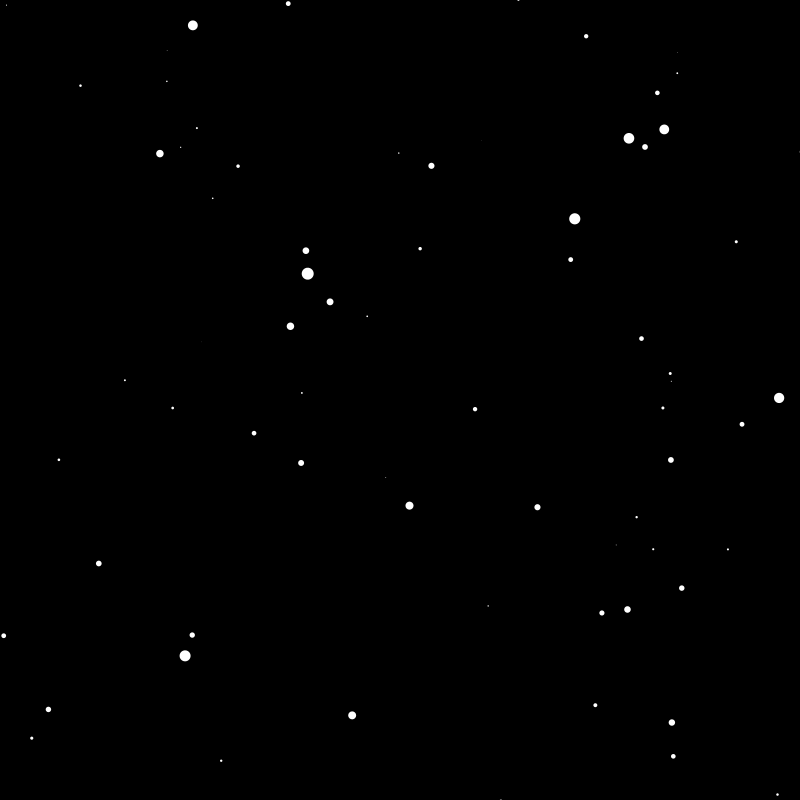
Frame 1 (no input)
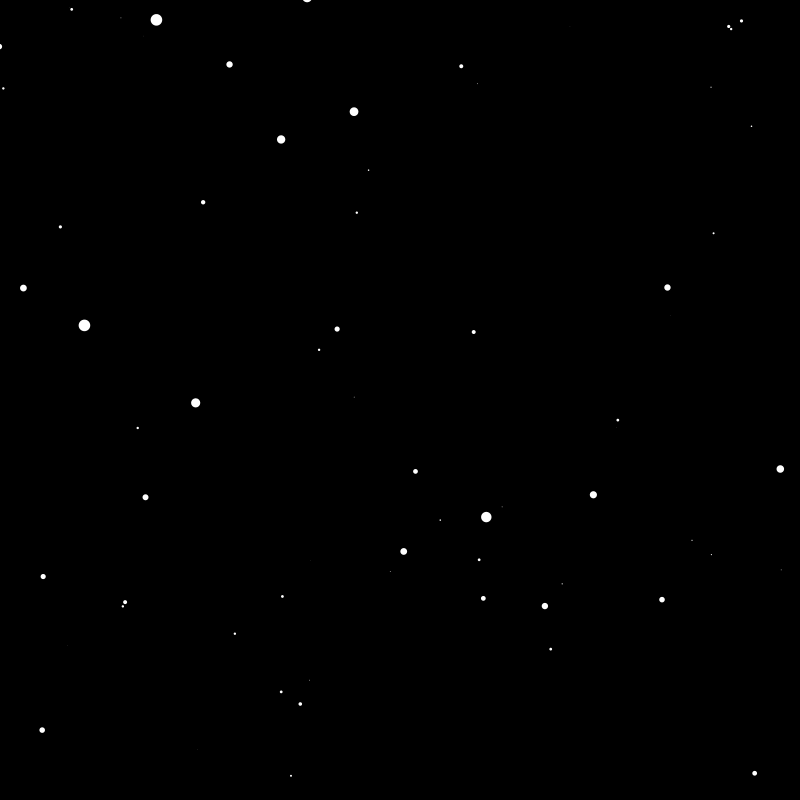
Frame 60 (the mouse pressed at the canvas centre just before this capture)
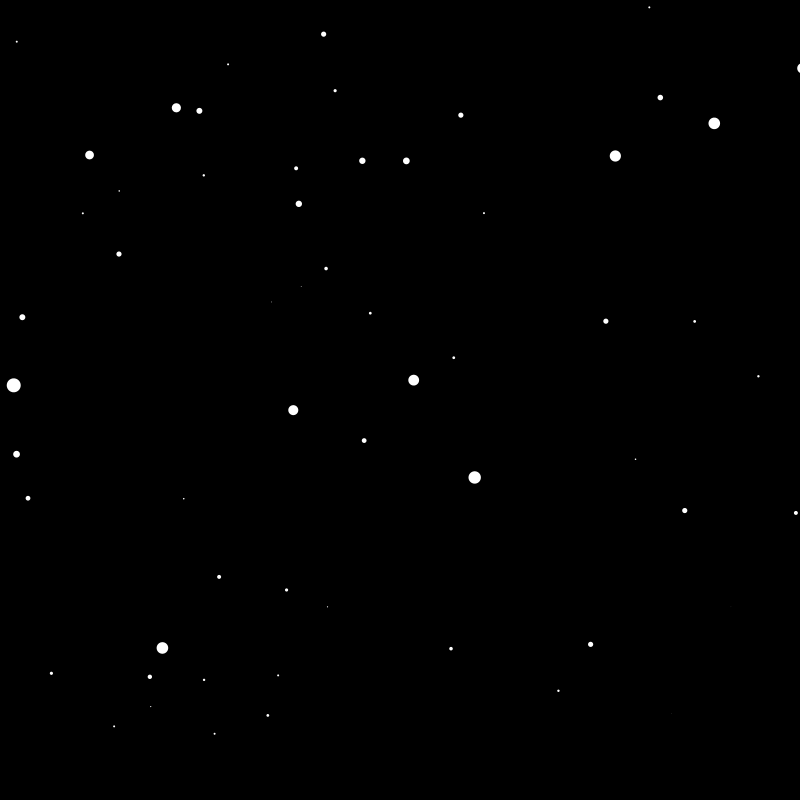
Frame 120 (the mouse held since frame 60 and released just before this capture)

The Processing sketch that drew these frames (run headless with seeded random() and noise(); from frame 60 on, the mouse is pressed at the canvas centre):

// Processing sketch: starfield
// ── starfield.pde
Star[] stars = new Star[800];

void setup()
{
  size(800, 800);
  for(int i = 0; i < stars.length; i++)
  {
    stars[i] = new Star();
  }
}

void draw()
{
  background(0);
  translate(width/2, height/2); // we want the star to come from the center
  for(int i = 0; i < stars.length; i++)
  {
    stars[i].update();
    stars[i].show();
  }
}
// ── Star.pde
class Star
{

  float x;
  float y;
  float z;
  
  Star() 
  {
     x = random(-width, width); // x will have a value between 0 and the width of the window
     y = random(-height, height); // y will have a value between 0 and the height of the window
     z = random(width);
  }
  
  void update()
  {
    z = z - 20; // this regulates the speed of the stars: the higher the value, the faster the stars will go
    if(z < 1)
    {
      z = width;
      x = random(-width, width); // x will have a value between 0 and the width of the window
      y = random(-height, height); // y will have a value between 0 and the height of the window
    }
  }
  
  void show()
  {
    fill(255);
    noStroke();
    float sx = map(x / z, 0, 1, 0, width);
    float sy = map(y / z, 0, 1, 0, height);
    float r = map(z, 0, width, 16, 0);
    ellipse(sx, sy, r, r); //ellipse are drawb at 8 pixels
  }
  

}
